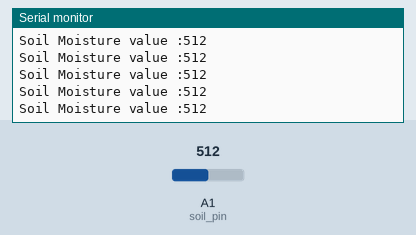
Recording of a sketch running on a simulated Arduino Uno, built with avr-gcc and run on an emulated ATmega328P. Parts: the last lines printed to the serial monitor. The inputs (shaded band) are chosen by the test bench; at power-on: A1 (soil_pin) = 512.

Above: at 1.2 s.
1.3 s: A1 (soil_pin) set to 716
At 1.8 s:
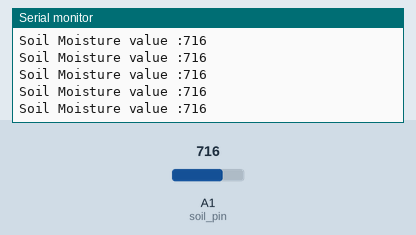
4.3 s: A1 (soil_pin) set to 900
At 5.3 s:
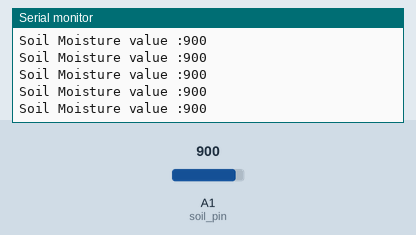
Timing chart, 0 to 7.3 s (numbered marks = the images above; inputs shaded):
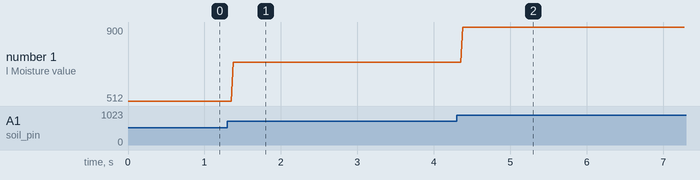

The sketch:

soiul_moisture.ino
```cpp
//define pin
//RM6- RM23 connected
int soil_pin=1;
void setup()
{
pinMode(soil_pin,INPUT);
Serial.begin(9600);
}
void loop(){
  int moisture_value = analogRead(soil_pin);
  Serial.print("Soil Moisture value :");
  Serial.println(moisture_value);
}
```

Measured:
- after the input at 1.3 s, the serial monitor: prints a new line after 0.08 s (image 1)
- after the input at 4.3 s, the serial monitor: prints a new line after 0.08 s (image 2)
- plotted number 1: 512 → 716 after the input at 1.3 s, 716 → 900 after the input at 4.3 s
